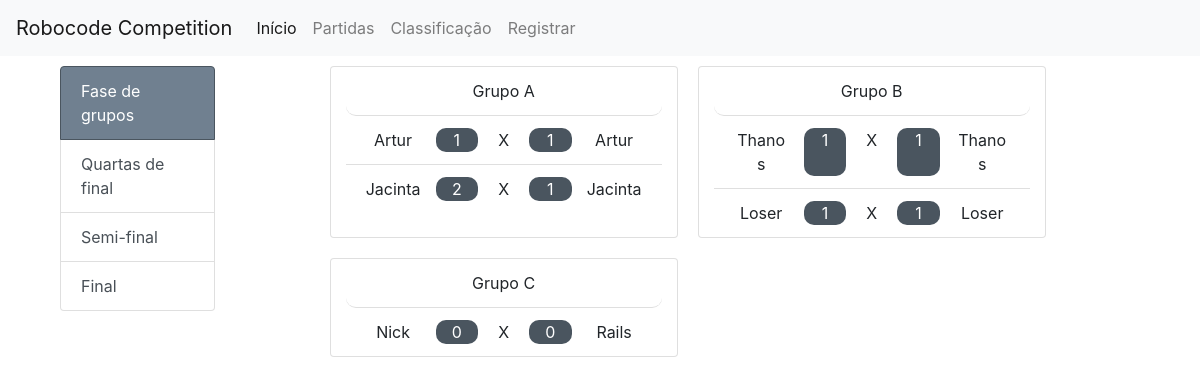
The app's page /partidas/ with its own data.
### hotsite/models.py (models this page shows, shortened)
class Group(models.Model):
    name = models.CharField(max_length=50, verbose_name='Nome')
    class Meta:
        verbose_name = 'Grupo'
        verbose_name_plural = 'Grupos'

class Match(models.Model):
    stage = models.ForeignKey(Stage, on_delete=models.CASCADE, verbose_name='Etapa', related_name='match_set', null=True, blank=True)
    player_one = models.ForeignKey(Player, on_delete=models.CASCADE, verbose_name='Jogador 1', related_name='player_one')
    score_player_one = models.IntegerField(default=0, verbose_name='Placar do jogador 1')
    player_two = models.ForeignKey(Player, on_delete=models.CASCADE, verbose_name='Jogador 2', related_name='player_two')
    score_player_two = models.IntegerField(default=0, verbose_name='Placar do jogador 2')
    date = models.DateField(null=True, blank=True, verbose_name='Data')
    winner = models.ForeignKey(Player, on_delete=models.CASCADE, verbose_name='Vencedor', related_name='winner', null=True, blank=True)
    class Meta:
        verbose_name = 'Partida'
        verbose_name_plural = 'Partidas'

class Player(models.Model):
    class Meta:
        ordering = ['-score']
        verbose_name = 'Jogador'
        verbose_name_plural = 'Jogadores'
    STATE_CHOICES = ((True, 'Sim'), (False, 'Não'),)
    group = models.ForeignKey(Group, on_delete=models.CASCADE, verbose_name='Grupo', null=True, blank=True)
    name = models.CharField(max_length=50, verbose_name='Nome')
    email = models.EmailField(unique=True)
    robot_name = models.CharField(max_length=50, unique=True, verbose_name='Nome do robô')
    contributor = models.BooleanField(default=True, verbose_name='Desejo contribuir com o valor de R$ 5,00', choices=STATE_CHOICES)
    score = models.IntegerField(default=0, verbose_name='Pontuação')

### hotsite/views.py (the view)
# urls.py: path('partidas/', views.ListMatchView.as_view(), name='list-matches'),
class ListMatchView(ListView):
    template_name = 'hotsite/match_list.html'
    def get_queryset(self):
    	return Stage.objects.filter(name__iexact='Fase de Grupos')
    def get_context_data(self, *args, **kwargs):
        context = super(ListMatchView, self).get_context_data(*args, **kwargs)
        return get_match_list_by_group_context(context)

### hotsite/views.py (called while the page is built)
def get_match_list_by_group_context(context):
    groups = Group.objects.all()
    matches_by_group = {}
    for group in groups:
        matches_by_group[group.name] = Match.objects.filter(player_one__group=group, stage__name='Fase de Grupos')
    context['matches_by_group'] = matches_by_group
    return context

### hotsite/templates/hotsite/match_list.html (shortened to what this page needs)
{% extends "base.html" %}
{% load static %}
{% block content %}
    <div class="col-md-12">
        <div class="row">
            <div class="col-md-2" style="margin-top: 10px">
                <div class="list-group" id="list-tab" role="tablist">
                <a class="categories list-group-item list-group-item-action active" id="groups" data-toggle="list" href="#list-group" role="tab" aria-controls="home">Fase de grupos</a>
                <a class="categories list-group-item list-group-item-action" id="8" data-toggle="list" href="#list-8" role="tab" aria-controls="8">Quartas de final</a>
                <a class="categories list-group-item list-group-item-action" id="4" data-toggle="list" href="#list-4" role="tab" aria-controls="settings">Semi-final</a>
                <a class="categories list-group-item list-group-item-action" id="2" data-toggle="list" href="#list-2" role="tab" aria-controls="final">Final</a>
                </div>
            </div>
            <div class="col-md-10">
                <div class="tab-content" id="nav-tabContent">
                	{% include 'hotsite/match_list_ajax.html' %}
                </div>
            </div>
        </div>
    </div>
{% endblock %}

### hotsite/templates/hotsite/match_list_ajax.html (shortened to what this page needs)
<div  id="match-list-category">
	{% for stage in object_list %}
		{% if stage.name == 'Fase de Grupos' %}
		<div class="row offset-md-1">
			{% for group, matches in matches_by_group.items %}
				{% if matches %}
						<div class="card text-center col-md-5" style="margin: 10px">
							<div class="card-header" style="background-color: white">
								{{ group }}
							</div>
							<ul class="list-group list-group-flush">
							{% for match in matches %}
								<li class="list-group-item">
									<div class="row">
										<div class="col-md-5">
											<div class="row">
												<div class="col-md-8">
													{{ match.player_one.robot_name }}
												</div>
												<div class="col-md-4 player-score">
													{{ match.score_player_one }}
												</div>
											</div>
										</div>
										<div class="col-md-2">
											X
										</div>
										<div class="col-md-5">
											<div class="row">
												<div class="col-md-4 player-score">
													{{ match.score_player_two }}
												</div>
												<div class="col-md-8">
													{{ match.player_two.robot_name }}
												</div>
											</div>
										</div>
									</div>
								</li>
							{% endfor %}
							</ul>
						</div>
				{% endif %}
			{% endfor %}
		</div>
		{% endif %}
	{% endfor %}
</div>

### hotsite/static/hotsite/css/style.css (style rules this page uses)
.list-group-item.active { background-color: slategrey; border-color: rgb(74, 85, 95); }
.player-score { background-color: #4a555f; color: white; border-radius: 10px; }
.card .card-header { border-radius: 10px; background-color: red; }

### records on screen
Group: matches_by_group "Grupo A"
Match: player_one.robot_name "Artur", score_player_one "1", score_player_two "1", player_two.robot_name "Artur"
Match: player_one.robot_name "Jacinta", score_player_one "2", score_player_two "1", player_two.robot_name "Jacinta"
Group: matches_by_group "Grupo B"
Match: player_one.robot_name "Thanos", score_player_one "1", score_player_two "1", player_two.robot_name "Thanos"
Match: player_one.robot_name "Loser", score_player_one "1", score_player_two "1", player_two.robot_name "Loser"
Group: matches_by_group "Grupo C"
Match: player_one.robot_name "Nick", score_player_one "0", score_player_two "0", player_two.robot_name "Rails"
